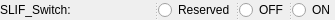
         <widget class="QSplitter" name="splitter_169">
          <property name="styleSheet">
           <string notr="true">font: 9pt &quot;Microsoft YaHei&quot;;</string>
          </property>
          <property name="orientation">
           <enum>Qt::Horizontal</enum>
          </property>
          <widget class="QLabel" name="label_161">
           <property name="sizePolicy">
            <sizepolicy hsizetype="Preferred" vsizetype="Preferred">
             <horstretch>0</horstretch>
             <verstretch>0</verstretch>
            </sizepolicy>
           </property>
           <property name="styleSheet">
            <string notr="true">font: 9pt &quot;Microsoft YaHei&quot;;</string>
           </property>
           <property name="text">
            <string>SLIF_Switch:                         </string>
           </property>
          </widget>
          <widget class="QRadioButton" name="radioButton_124">
           <property name="sizePolicy">
            <sizepolicy hsizetype="Preferred" vsizetype="Preferred">
             <horstretch>0</horstretch>
             <verstretch>0</verstretch>
            </sizepolicy>
           </property>
           <property name="styleSheet">
            <string notr="true">font: 9pt &quot;Microsoft YaHei&quot;;</string>
           </property>
           <property name="text">
            <string>Reserved</string>
           </property>
          </widget>
          <widget class="QRadioButton" name="radioButton_125">
           <property name="sizePolicy">
            <sizepolicy hsizetype="Preferred" vsizetype="Preferred">
             <horstretch>0</horstretch>
             <verstretch>0</verstretch>
            </sizepolicy>
           </property>
           <property name="styleSheet">
            <string notr="true">font: 9pt &quot;Microsoft YaHei&quot;;</string>
           </property>
           <property name="text">
            <string>OFF</string>
           </property>
          </widget>
          <widget class="QRadioButton" name="radioButton_126">
           <property name="sizePolicy">
            <sizepolicy hsizetype="Preferred" vsizetype="Preferred">
             <horstretch>0</horstretch>
             <verstretch>0</verstretch>
            </sizepolicy>
           </property>
           <property name="styleSheet">
            <string notr="true">font: 9pt &quot;Microsoft YaHei&quot;;</string>
           </property>
           <property name="text">
            <string>ON</string>
           </property>
          </widget>
         </widget>
